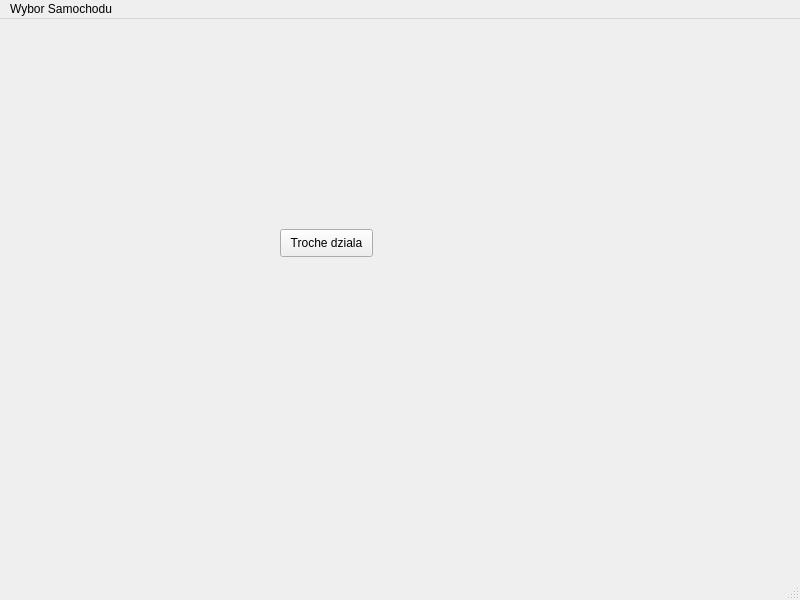
<?xml version="1.0" encoding="UTF-8"?>
<ui version="4.0">
 <class>MainWyborSamochodu</class>
 <widget class="QMainWindow" name="MainWyborSamochodu">
  <property name="geometry">
   <rect>
    <x>0</x>
    <y>0</y>
    <width>800</width>
    <height>600</height>
   </rect>
  </property>
  <property name="windowTitle">
   <string>MainWindow</string>
  </property>
  <widget class="QWidget" name="centralwidget">
   <widget class="QPushButton" name="pushButton">
    <property name="geometry">
     <rect>
      <x>280</x>
      <y>210</y>
      <width>93</width>
      <height>28</height>
     </rect>
    </property>
    <property name="text">
     <string>Troche dziala</string>
    </property>
   </widget>
  </widget>
  <widget class="QMenuBar" name="menubar">
   <property name="geometry">
    <rect>
     <x>0</x>
     <y>0</y>
     <width>800</width>
     <height>26</height>
    </rect>
   </property>
   <widget class="QMenu" name="menuWybor_Samochodu">
    <property name="title">
     <string>Wybor Samochodu</string>
    </property>
   </widget>
   <addaction name="menuWybor_Samochodu"/>
  </widget>
  <widget class="QStatusBar" name="statusbar"/>
  <action name="actionhhhhh">
   <property name="text">
    <string>hhhhh</string>
   </property>
  </action>
  <action name="actionjjj">
   <property name="text">
    <string>jjj</string>
   </property>
  </action>
 </widget>
 <resources/>
 <connections/>
</ui>
